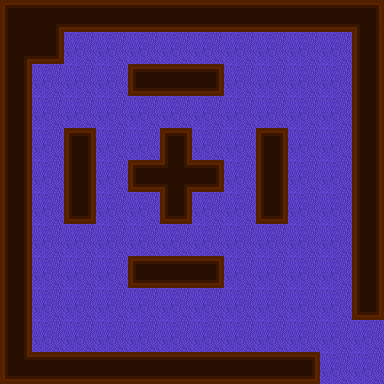

Below is a game level as drawn by its tile map, then a one-line description and the .tmx that defines it (tile-layer data replaced by summaries):
An orthogonal 12x12 tile map with 32x32 px tiles, 2 tile layers (moquette, Calque de Tile 1), 1 hidden layer not drawn, 3 tilesets, 1 image layer and 1 object (PlayerEntity).

<map version="1.0" orientation="orthogonal" width="12" height="12" tilewidth="32" tileheight="32">
 <tileset firstgid="1" name="min" tilewidth="32" tileheight="32">
  <image source="../tilesets/walls.png" width="256" height="192" />
 </tileset>
 <tileset firstgid="49" name="meta" tilewidth="32" tileheight="32">
  <image source="../tilesets/metaset2.png" width="128" height="96" />
  <tile id="0">
   <properties>
    <property name="type" value="wall" />
   </properties>
  </tile>
  <tile id="1">
   <properties>
    <property name="type" value="box" />
   </properties>
  </tile>
 </tileset>
 <tileset firstgid="61" name="moquette" tilewidth="32" tileheight="32">
  <image source="../tilesets/moquette.png" width="96" height="192" />
 </tileset>
 <imagelayer name="Background" width="16" height="16">
  <image source="../images/background.png" />
 </imagelayer>
 <layer name="moquette" width="12" height="12">
  <data>[144 cells, 144 non-empty, 1 distinct tile ids]</data>
 </layer>
 <layer name="Calque de Tile 1" width="12" height="12">
  <data>[144 cells, 144 non-empty, 14 distinct tile ids]</data>
 </layer>
 <layer name="meta" width="12" height="12" visible="0">
  <data>[144 cells, 66 non-empty, 2 distinct tile ids]</data>
 </layer>
 <objectgroup color="#68bd17" name="Player" width="12" height="12">
  <object name="PlayerEntity" x="352" y="352" width="32" height="32">
   <properties>
    <property name="image" value="character" />
    <property name="spriteheight" value="32" />
    <property name="spritewidth" value="32" />
   </properties>
  </object>
 </objectgroup>
</map>
